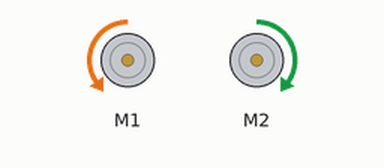
Recording of a sketch running on a simulated Arduino Uno, built with avr-gcc and run on an emulated ATmega328P. Parts: 2 × DC motor (green arrow = forward, orange = backward, longer = faster).

Above: at 0.1 s.
At 9.1 s:
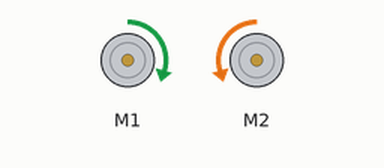
At 18.1 s:
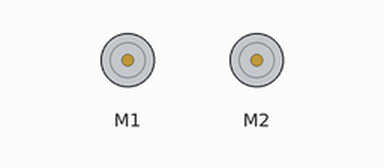
Timing chart, 0 to 19.6 s (numbered marks = the images above):
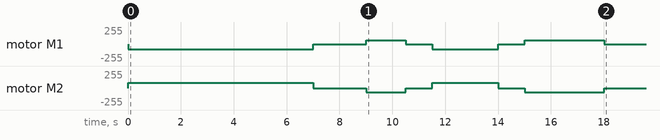

Measured:
- by itself, motor M1: stopped → backward 80/255 at 0.01 s, → stopped 7.0 s later, → forward 60/255 2.0 s later, → stopped 1.5 s later, … (8 changes in this stretch)
- by itself, motor M2: stopped → forward 80/255 at 0.01 s, → stopped 7.0 s later, → backward 60/255 2.0 s later, → stopped 1.5 s later, … (8 changes in this stretch)

The sketch:

Robot4.3.ino
```cpp
#include <SoftwareSerial.h>
#include <SabertoothSimplified.h>
SoftwareSerial SWSerial(NOT_A_PIN, 11);
SabertoothSimplified ST(SWSerial);

void setup()
{
  SWSerial.begin(9600);
}

void loop(){
  Serial.print(millis());
if( millis()<=7000){
  ST.motor(1,-40);
  ST.motor(2,40);}

else if(millis()>=7001 && millis()<=9000){
  ST.motor(1,0);
  ST.motor(2,0);}

else if(millis()>=9001 && millis()<=10500){
  ST.motor(1,30);
  ST.motor(2,-30);}
else if(millis()>=10501 && millis()<=11500){
  ST.motor(1,0);
  ST.motor(2,0);}

else if(millis()>=11501 && millis()<=14000){
  ST.motor(1,-40);
  ST.motor(2,40);}
else if(millis()>=14001 && millis()<=15000){
  ST.motor(1,0);
  ST.motor(2,0);}

else if(millis()>=15001 && millis()<=18000){
  ST.motor(1,30);
  ST.motor(2,-30);}
else{
  ST.motor(1,0);
  ST.motor(2,0);}
}
```
